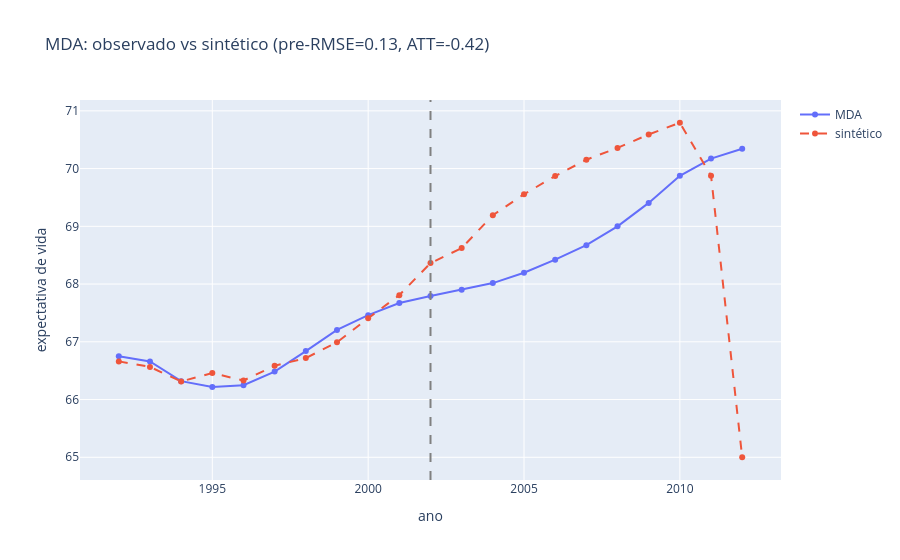
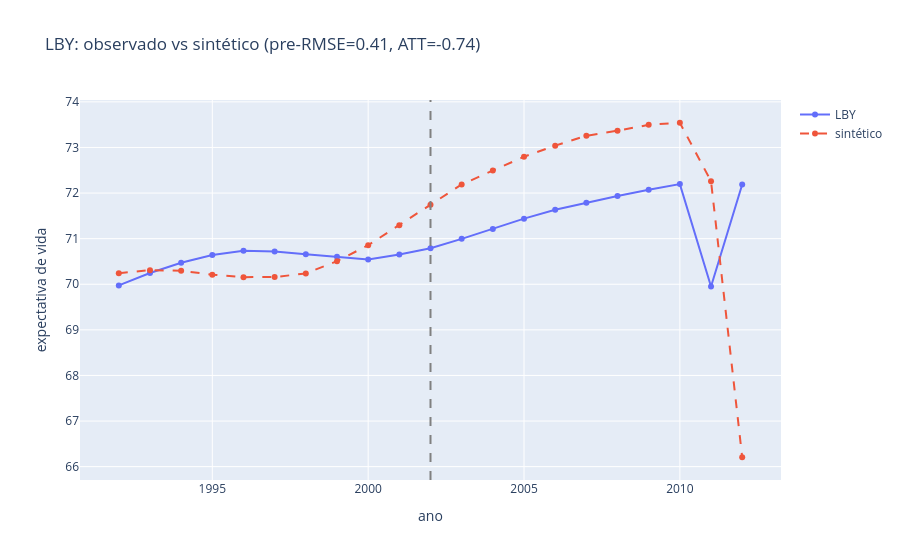

These figures' notebook cell, in order:
### Markdown cell above
## 3. Controle sintético

### Code cell
from IPython.display import display
for s in causal["synthetic_control"]:
    d = pd.DataFrame(s["serie"])
    fig = go.Figure()
    fig.add_trace(go.Scatter(x=d["year"], y=d["observado"], name=s["hero"], mode="lines+markers"))
    fig.add_trace(go.Scatter(x=d["year"], y=d["sintetico"], name="sintético", mode="lines+markers",
                             line=dict(dash="dash")))
    fig.add_vline(x=s["treat_year"], line_dash="dash", line_color="gray")
    fig.update_layout(title=f"{s['hero']}: observado vs sintético (pre-RMSE={s['pre_rmse']:.2f}, "
                            f"ATT={s['att_pos']:+.2f})",
                      xaxis_title="ano", yaxis_title="expectativa de vida")
    display(fig)

### Figure 1 — Plotly figure (JSON) as saved in the notebook; plotly's stock layout.template omitted (floating-point values rounded to 4 significant figures)
{"data": [{"mode": "lines+markers", "name": "MDA", "type": "scatter", "x": [1992, 1993, 1994, 1995, 1996, 1997, 1998, 1999, 2000, 2001, 2002, 2003, 2004, 2005, 2006, 2007, 2008, 2009, 2010, 2011, 2012], "y": [66.75, 66.66, 66.32, 66.22, 66.25, 66.48, 66.84, 67.2, 67.46, 67.67, 67.79, 67.9, 68.02, 68.2, 68.42, 68.67, 69.0, 69.41, 69.88, 70.17, 70.34]}, {"line": {"dash": "dash"}, "mode": "lines+markers", "name": "sintético", "type": "scatter", "x": [1992, 1993, 1994, 1995, 1996, 1997, 1998, 1999, 2000, 2001, 2002, 2003, 2004, 2005, 2006, 2007, 2008, 2009, 2010, 2011, 2012], "y": [66.66, 66.57, 66.31, 66.46, 66.33, 66.58, 66.72, 66.99, 67.41, 67.81, 68.36, 68.62, 69.19, 69.56, 69.87, 70.15, 70.36, 70.59, 70.79, 69.88, 65.0]}], "layout": {"shapes": [{"line": {"color": "gray", "dash": "dash"}, "type": "line", "x0": 2002, "x1": 2002, "xref": "x", "y0": 0, "y1": 1, "yref": "y domain"}], "title": {"text": "MDA: observado vs sintético (pre-RMSE=0.13, ATT=-0.42)"}, "xaxis": {"title": {"text": "ano"}}, "yaxis": {"title": {"text": "expectativa de vida"}}}}

### Figure 2 — Plotly figure (JSON) as saved in the notebook; plotly's stock layout.template omitted (floating-point values rounded to 4 significant figures)
{"data": [{"mode": "lines+markers", "name": "LBY", "type": "scatter", "x": [1992, 1993, 1994, 1995, 1996, 1997, 1998, 1999, 2000, 2001, 2002, 2003, 2004, 2005, 2006, 2007, 2008, 2009, 2010, 2011, 2012], "y": [69.97, 70.25, 70.47, 70.64, 70.74, 70.72, 70.66, 70.6, 70.54, 70.65, 70.79, 71.0, 71.21, 71.44, 71.63, 71.79, 71.94, 72.07, 72.2, 69.95, 72.19]}, {"line": {"dash": "dash"}, "mode": "lines+markers", "name": "sintético", "type": "scatter", "x": [1992, 1993, 1994, 1995, 1996, 1997, 1998, 1999, 2000, 2001, 2002, 2003, 2004, 2005, 2006, 2007, 2008, 2009, 2010, 2011, 2012], "y": [70.24, 70.31, 70.3, 70.21, 70.16, 70.16, 70.24, 70.51, 70.86, 71.3, 71.74, 72.19, 72.49, 72.8, 73.04, 73.26, 73.37, 73.5, 73.54, 72.26, 66.21]}], "layout": {"shapes": [{"line": {"color": "gray", "dash": "dash"}, "type": "line", "x0": 2002, "x1": 2002, "xref": "x", "y0": 0, "y1": 1, "yref": "y domain"}], "title": {"text": "LBY: observado vs sintético (pre-RMSE=0.41, ATT=-0.74)"}, "xaxis": {"title": {"text": "ano"}}, "yaxis": {"title": {"text": "expectativa de vida"}}}}
